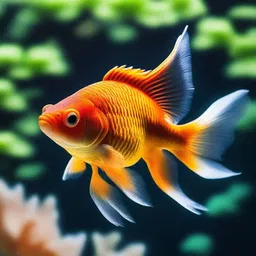
#> input picture data/original/image1.jpg, 256 x 256 px
$ jupyter execute --allow-errors gauss_poisson_downsample.ipynb
#> lines starting #> are read from the running program, lines starting #| are printed output that depends on the picture
[cell 1]
from PIL import Image
import cv2
import scipy.ndimage
import numpy as np
from matplotlib import pyplot as plt

[cell 2]
img1 = Image.open("../../data/original/image1.jpg")
#> img1 is the input picture: PIL image 256x256 RGB; mean R, G, B 86.9, 93.3, 69.8
img2 = Image.open("../../data/original/image2.jpg")
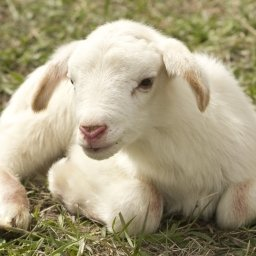
#> input picture data/original/image2.jpg, 256 x 256 px
#> img2 is the input picture: PIL image 256x256 RGB; mean R, G, B 167.8, 158.3, 128.6
img3 = Image.open("../../data/original/image3.jpg")
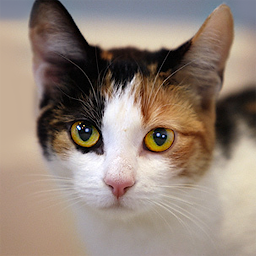
#> input picture data/original/image3.jpg, 256 x 256 px
#> img3 is the input picture: PIL image 256x256 RGBA; mean R, G, B, A 147, 131.1, 119.4, 254.9
images = [img1, img2, img3]
for img in images:
    display(img)
    display(img.size)
#> this loop made 3 passes

[cell 3]
gaussian = []
for img in images:
    img_array = np.array(img)
    sigma = 0.1 ** 0.5
    gauss = np.random.normal(0, sigma, img_array.shape)
    noisy = img_array + gauss * 255
    gaussian.append(Image.fromarray(np.clip(noisy, 0, 255).astype(np.uint8)))
#> this loop made 3 passes
#> pass 1, `gauss = np.random.normal(0, sigma, img_array.shape)`:
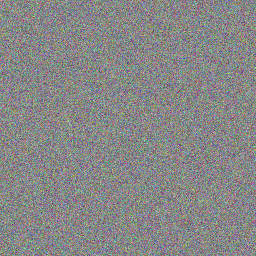
#> gauss: shape (256, 256, 3) float64; mean R, G, B -0.000355, 0.00204, 0.00163; drawn with min black and max white
#> pass 1, `noisy = img_array + gauss * 255`:
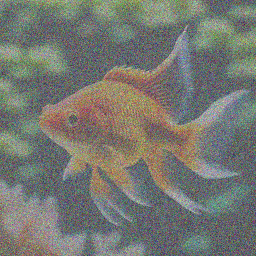
#> noisy: shape (256, 256, 3) float64; mean R, G, B 86.8, 93.9, 70.2; drawn with min black and max white
#> pass 2, `noisy = img_array + gauss * 255`:
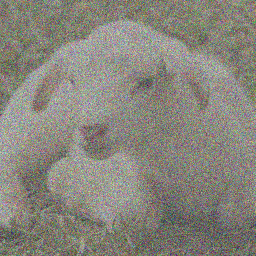
#> noisy: shape (256, 256, 3) float64; mean R, G, B 167.8, 158.7, 128.5; drawn with min black and max white
#> after the loop:
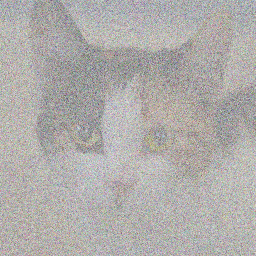
#> noisy: shape (256, 256, 4) float64; mean R, G, B, A 147.4, 131.2, 119.2, 255.4; transparent parts drawn white
#> after the loop, gaussian = 3 items

for img in gaussian:
    display(img)
    display(img.size)
#> this loop made 3 passes
#> pass 2, `display(img)`:
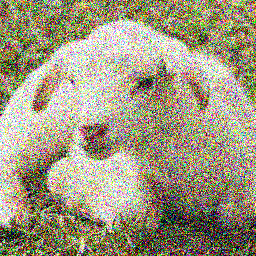
#> shown: PIL image 256x256 RGB; mean R, G, B 159.5, 152, 127.4

[cell 4]
downsampled1 = []
for img in gaussian:
    downsampled1.append(img.resize((int(img.size[0]/2), int(img.size[1]/2)), Image.Resampling.LANCZOS))
#> after the loop, downsampled1 = 3 items

for img in downsampled1:
    display(img)
    display(img.size)
#> this loop made 3 passes
#> pass 1, `display(img)`:
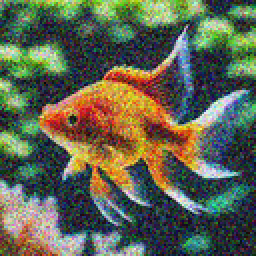
#> shown: PIL image 128x128 RGB (shown 2 times larger); mean R, G, B 95.6, 100.4, 80.8

downsampled1[0].save('image0_down.png', 'PNG')
downsampled1[1].save('image1_down.png', 'PNG')
downsampled1[2].save('image2_down.png', 'PNG')
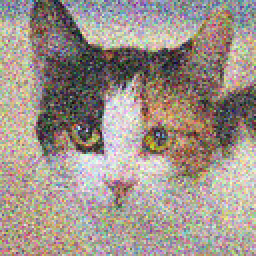
#> saved as image2_down.png: PIL image 128x128 RGBA (shown 2 times larger); mean R, G, B, A 144.3, 131.1, 121.2, 222; transparent parts drawn white

[cell 5]
from wand.image import Image as WandImage
import matplotlib.pyplot as plt
import numpy as np

poi = []

# Process images in downsampled1 list
#> (the rest of this cell did not finish here and is left out)

[cell 6]
import numpy as np
from skimage.transform import resize

downsampled2 = []

# Iterate over the images in poi
for img in poi:
    if isinstance(img, np.ndarray):  # If img is a NumPy array
        # Resize NumPy array using skimage
        new_shape = (int(img.shape[0] / 2), int(img.shape[1] / 2), img.shape[2])  # (height, width, channels)
        img_resized = resize(img, new_shape, mode='reflect', anti_aliasing=True)
        downsampled2.append((img_resized * 255).astype(np.uint8))  # Convert to 8-bit image
#> after the loop, downsampled2 = []

# Display the images
for i, img in enumerate(downsampled2):
    display(img.shape)
    plt.imshow(img)
    plt.axis("off")
    plt.show()
    img_pil = Image.fromarray(img)
    img_pil.save(f'gp{i}_0.9_down.png', 'PNG')
#> this loop made 0 passes

[cell 7]
image = Image.open('../../data/input/0.9/image1_0.9.png')
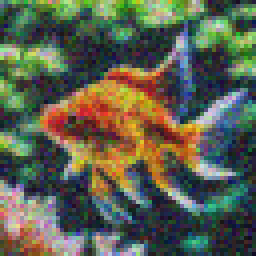
#> input picture data/input/0.9/image1_0.9.png, 64 x 64 px (shown 4 times larger)
#> image is the input picture: PIL image 64x64 RGB; mean R, G, B 92.8, 96.9, 79.3
display(image)
#resize image
#> (the rest of this cell did not finish here and is left out)
